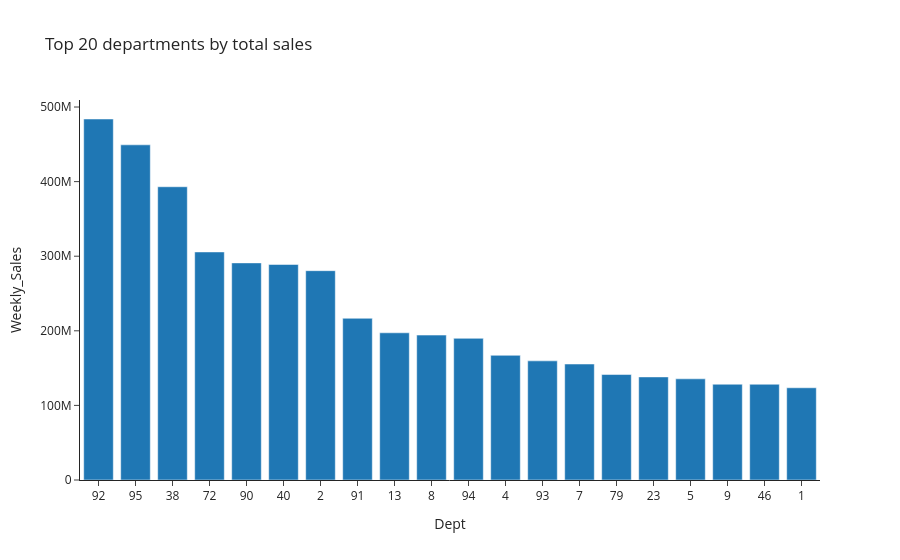

The cell this chart's notebook holds for it:
### Markdown cell above
As expected, large type-`A` stores dominate total sales: nine of the ten
highest-selling stores are type `A`. Store _type_ will likely be a useful
categorical feature.

### Code cell
sales_by_dept = (
    df_train.groupby("Dept", as_index=False)["Weekly_Sales"]
    .sum()
    .sort_values("Weekly_Sales", ascending=False)
    .head(20)
)

fig = px.bar(
    sales_by_dept,
    x="Dept",
    y="Weekly_Sales",
    title="Top 20 departments by total sales",
    template="simple_white",
)
fig.update_xaxes(type="category")
fig.show()

### Figure 1 — Plotly figure (JSON) as saved in the notebook; plotly's stock layout.template omitted (floating-point values rounded to 4 significant figures)
{"data": [{"hovertemplate": "Dept=%{x}<br>Weekly_Sales=%{y}<extra></extra>", "legendgroup": "", "marker": {"color": "#1F77B4", "pattern": {"shape": ""}}, "name": "", "orientation": "v", "showlegend": false, "textposition": "auto", "type": "bar", "x": [92, 95, 38, 72, 90, 40, 2, 91, 13, 8, 94, 4, 93, 7, 79, 23, 5, 9, 46, 1], "xaxis": "x", "y": [483900000.0, 449300000.0, 393100000.0, 305700000.0, 291100000.0, 288900000.0, 280600000.0, 216800000.0, 197300000.0, 194300000.0, 189900000.0, 167100000.0, 159700000.0, 155500000.0, 141400000.0, 138200000.0, 135600000.0, 128400000.0, 128300000.0, 123600000.0], "yaxis": "y"}], "layout": {"barmode": "relative", "legend": {"tracegroupgap": 0}, "title": {"text": "Top 20 departments by total sales"}, "xaxis": {"anchor": "y", "domain": [0.0, 1.0], "title": {"text": "Dept"}, "type": "category"}, "yaxis": {"anchor": "x", "domain": [0.0, 1.0], "title": {"text": "Weekly_Sales"}}}}
